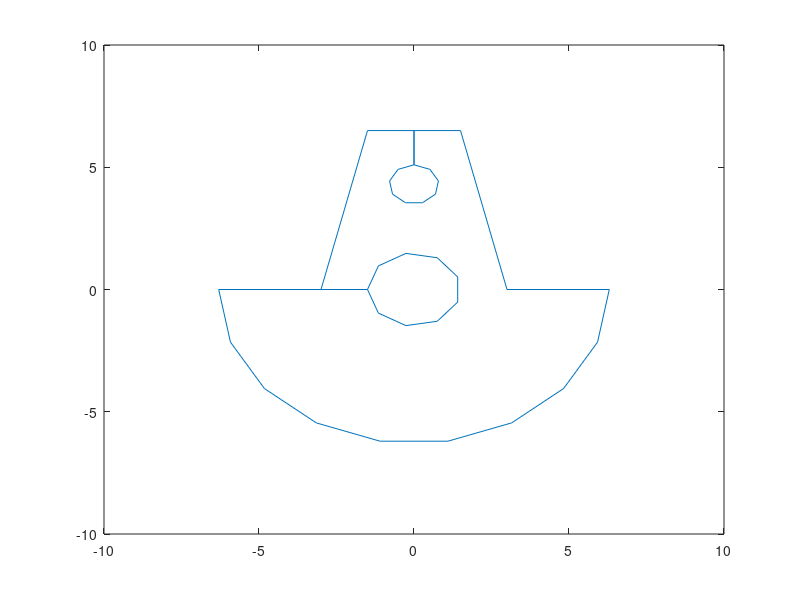

This chart was generated by the following MATLAB code:
CenterHoleR = 1.5;
followHoleR = 0.8;
Halfstroke = 4.3;
Margin = 1.2;
R = Halfstroke + followHoleR + Margin;
cutB = 3;
cutT = 1.5;
HeightT = 6.5;
emuPoint = 10;

A = [-cutB 0];
an = linspace(pi,2*pi, emuPoint)';
B = [R*cos(an) R*sin(an)];
C = [cutB 0; cutT HeightT; 0 HeightT];
cir = linspace(pi/2, -3*pi/2, emuPoint)';
D = [followHoleR*cos(cir) Halfstroke+followHoleR*sin(cir)];
E = [0 HeightT; -cutT HeightT; -cutB 0];
cir2 = linspace(pi, -pi, 10)';
F = [CenterHoleR*cos(cir2) CenterHoleR*sin(cir2)];
line = [A;B;C;D;E;F];
plot(line(:,1), line(:,2));